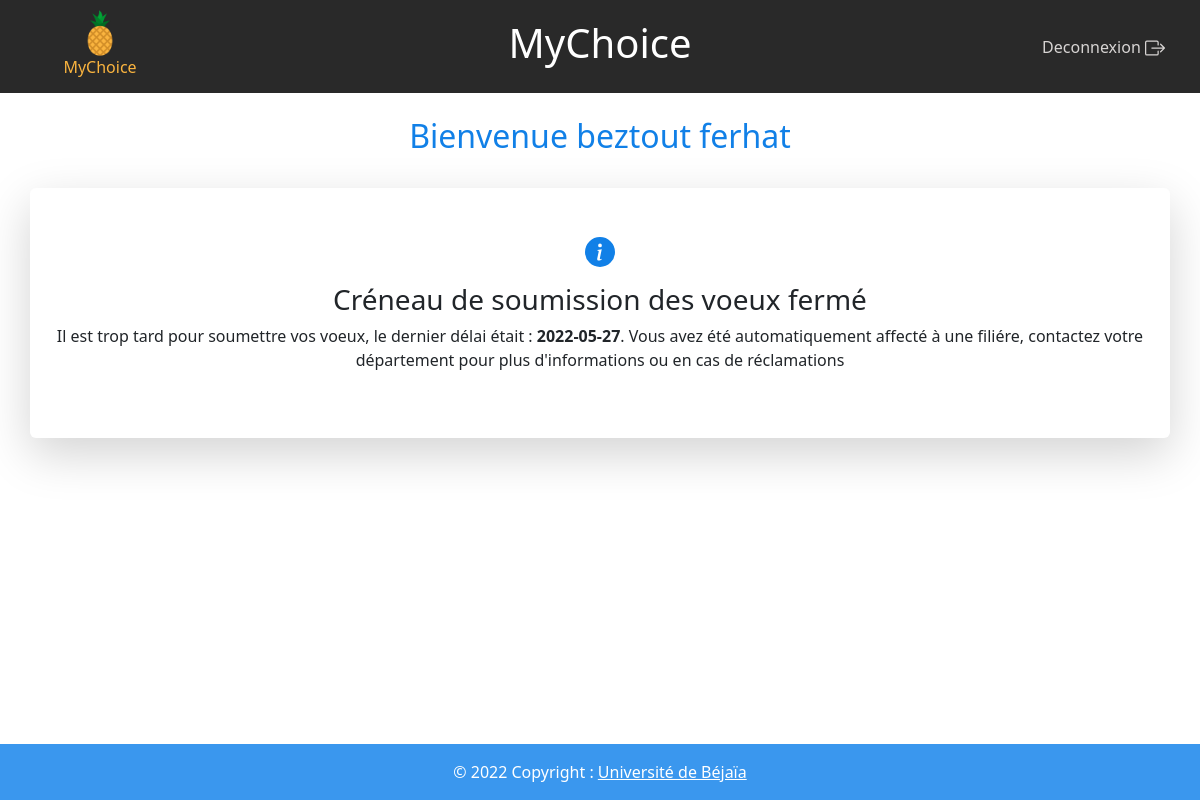
The page /mafiche (signed in) on the database its author committed.
### tables this page shows
CREATE TABLE Utilisateur (
	idUser int NOT NULL AUTO_INCREMENT ,
	nom varchar(30) NOT NULL,
	prenom varchar(30) NOT NULL,
	dateNaiss date NOT NULL,
	email varchar(90) NOT NULL UNIQUE,
	password varchar(40) NOT NULL,
	isAdmin boolean NOT NULL default false,
	userType varchar(30) NOT NULL default 'etd',
	licenceTrois boolean default false,
	anneeCourante int,
	specialiteCourante int,
	specialiteFuture int,
	
	CONSTRAINT pk_utilisateur PRIMARY KEY (idUser),
	CONSTRAINT fk_utilisateur_anneeEtud FOREIGN KEY(anneeCourante) REFERENCES AnneeEtud(idAnneeEtud) ON DELETE SET NULL ON UPDATE CASCADE,
	CONSTRAINT fk_utilisateur_specialite1 FOREIGN KEY(specialiteCourante) REFERENCES Specialite(idSpecialite) ON DELETE SET NULL ON UPDATE CASCADE,
	CONSTRAINT fk_utilisateur_specialite2 FOREIGN KEY(specialiteFuture) REFERENCES Specialite(idSpecialite) ON DELETE SET NULL ON UPDATE CASCADE
	
	) AUTO_INCREMENT=1000 ,;

CREATE TABLE FicheVoeux (
	idFiche int NOT NULL AUTO_INCREMENT,
	intituleFiche varchar(100) NOT NULL,
	DateDebut date NOT NULL,
	DateFin date NOT NULL,
	acheve boolean default false,
	Destination int NOT NULL,
	
	CONSTRAINT pk_FicheVoeux PRIMARY KEY (idFiche),
	CONSTRAINT fk_FicheVoeux_specialite FOREIGN KEY (Destination) REFERENCES Specialite(idSpecialite) ON DELETE CASCADE ON UPDATE CASCADE
	);

### queries/utilisateurs.php (called while the page is built, shortened)
<?php
    include_once __DIR__.'/../Model/connexionBDD.php';
    function getUserById($id) {
        global $bdd;
        try {
            $request = $bdd->prepare("SELECT * FROM Utilisateur WHERE idUser=?");
            $request->execute(array($id));
            $result = $request->fetch(PDO::FETCH_OBJ);
            return $result;
        } catch (PDOException $e) {
            echo $e;
        }
    }
?>

### queries/fiches.php (called while the page is built, shortened)
<?php
    include_once __DIR__.'/../Model/connexionBDD.php';
function getFichesBySpecialite($specia) {
    global $bdd;
    try {
        $request = $bdd->prepare("SELECT * FROM FicheVoeux WHERE Destination=?");
        $request->execute(array($specia));
        $result = $request->fetchAll(PDO::FETCH_OBJ);
        return $result;
    } catch (PDOException $e) {
        echo $e;
    }
}
?>

### queries/voeux.php (called while the page is built, shortened)
<?php
    include_once __DIR__.'/../Model/connexionBDD.php';
function getVoeuxByUserFiche($idUser,$idFiche) {
    global $bdd;
    try {
        $request = $bdd->prepare("SELECT * FROM Voeux WHERE idUser=? AND idFiche=?");
        $request->execute(array($idUser,$idFiche));
        $result = $request->fetchAll(PDO::FETCH_OBJ);
        return $result;
    } catch (PDOException $e) {
        echo $e;
    }
}
?>

### mafiche/index.php (the view, shortened to what this page needs)
<?php
include_once '../Controller/specialites.php';
include_once '../queries/utilisateurs.php';
include_once '../queries/fiches.php';
include_once '../queries/specialite.php';
include_once '../queries/voeux.php';
$idUser = $_SESSION['id'];
$today = date('Y-m-d');
$user = getUserById($idUser);
$nomUser = $user->nom;
$prenomUser = $user->prenom;
$SpeciaUser = $user->specialiteCourante;
$ficheVoeux =  getFichesBySpecialite($SpeciaUser);
$trouve = false;
$dateD = false;
global $fiche;
if (!$trouve) {
    foreach ($ficheVoeux as $f) {
        if ($today < $f->DateDebut) {
            $dateD = true;
            $fiche = $f;
            break;
        } elseif ($today > $f->DateFin) {
            $dateF = true;
            $fiche = $f;
            break;
        }
    }
}
$dejaValide = (int)getVoeuxByUserFiche($idUser, $fiche->idFiche);
?>
<!DOCTYPE html>
<html lang="en">
<head>
    <link rel="stylesheet" href="../bootstrap/css/bootstrap.css">
    <link rel="stylesheet" href="../styles/mafiche.css">
</head>
<body>
    <div class="container-fluid monNavBar">
        <nav class="monNavBar row navbar">
            <div class="col-2 col-sm-2 d-flex justify-content-center align-items-center row mx-auto">
                <div class="col-12 text-center"><img src="../img/ananas.png" width="50" height="50" class="d-inline-block align-top" alt=""></div>
                <div class="titre-logo col-12">
                    <h6 class="text-center">MyChoice</h6>
                </div>
            </div>
            <div class="col-4 col-sm-8">
                <h1 class="d-none d-sm-block titre-page-connexion text-center">MyChoice</h1>
            </div>
            <div class="col-6 col-sm-2 text-center">
                <a class="nav-link deconnect" href="http:\\myChoice\Controller\deconnexion.php">
                    Deconnexion </a>
            </div>
        </nav>
    </div>
    <div class="container py-4 text-center">
        <h2 class="titrePage">Bienvenue <?= $nomUser . ' ' . $prenomUser ?></h2>
    </div>
    <?php
    if ($dejaValide) {
        afficherDejaValide($idUser);
    } else {
        remplirSpecialiteFiche();
    }
    ?>
    <?php include_once '../View/footer.php' ?>
</body>
</html>

### Controller/specialites.php (shortened to what this page needs)
<?php
function remplirSpecialiteFiche() {
    global $listSpecialite;
    global $trouve;
    global $dateD;
    global $dateF;
    global $fiche;
        if ($trouve && !$listSpecialite) {
        echo '<div class="container d-flex justify-content-center align-items-center monContainer flex-column shadow-lg p-3 mb-5 bg-body rounded">
        <div  class="mb-3">
            <svg xmlns="http://www.w3.org/2000/svg" width="30" height="30" fill="rgb(17, 128, 231)" class="bi bi-info-circle-fill" viewBox="0 0 16 16">
                <path d="M8 16A8 8 0 1 0 8 0a8 8 0 0 0 0 16zm.93-9.412-1 4.705c-.07.34.029.533.304.533.194 0 .487-.07.686-.246l-.088.416c-.287.346-.92.598-1.465.598-.703 0-1.002-.422-.808-1.319l.738-3.468c.064-.293.006-.399-.287-.47l-.451-.081.082-.381 2.29-.287zM8 5.5a1 1 0 1 1 0-2 1 1 0 0 1 0 2z" />
            </svg>
        </div>
        <h3 class="text-center">Fiche de voeux pas encore prête</h3>
        <p class="text-center">Revenez plus tard ou contactez votre département pour plus d\'informations</p>
    </div>';
    } elseif (!$trouve) {
        if ($dateD) {
            echo '<div class="container d-flex justify-content-center align-items-center monContainer flex-column shadow-lg p-3 mb-5 bg-body rounded">
            <div  class="mb-3">
                <svg xmlns="http://www.w3.org/2000/svg" width="30" height="30" fill="rgb(17, 128, 231)" class="bi bi-info-circle-fill" viewBox="0 0 16 16">
                    <path d="M8 16A8 8 0 1 0 8 0a8 8 0 0 0 0 16zm.93-9.412-1 4.705c-.07.34.029.533.304.533.194 0 .487-.07.686-.246l-.088.416c-.287.346-.92.598-1.465.598-.703 0-1.002-.422-.808-1.319l.738-3.468c.064-.293.006-.399-.287-.47l-.451-.081.082-.381 2.29-.287zM8 5.5a1 1 0 1 1 0-2 1 1 0 0 1 0 2z" />
                </svg>
            </div>
            <h3 class="text-center">Créneau de soumission des voeux pas encore ouvert</h3>
            <p class="text-center">La date de début de soumission des voeux est : <b>'.$fiche->DateDebut.'</b></p>
        </div>';
        } elseif ($dateF) {
            echo '<div class="container d-flex justify-content-center align-items-center monContainer flex-column shadow-lg p-3 mb-5 bg-body rounded">
            <div  class="mb-3">
                <svg xmlns="http://www.w3.org/2000/svg" width="30" height="30" fill="rgb(17, 128, 231)" class="bi bi-info-circle-fill" viewBox="0 0 16 16">
                    <path d="M8 16A8 8 0 1 0 8 0a8 8 0 0 0 0 16zm.93-9.412-1 4.705c-.07.34.029.533.304.533.194 0 .487-.07.686-.246l-.088.416c-.287.346-.92.598-1.465.598-.703 0-1.002-.422-.808-1.319l.738-3.468c.064-.293.006-.399-.287-.47l-.451-.081.082-.381 2.29-.287zM8 5.5a1 1 0 1 1 0-2 1 1 0 0 1 0 2z" />
                </svg>
            </div>
            <h3 class="text-center">Créneau de soumission des voeux fermé</h3>
            <p class="text-center">Il est trop tard pour soumettre vos voeux, le dernier délai était : <b>'.$fiche->DateFin.'</b>. Vous avez été automatiquement affecté à une filiére, contactez votre département pour plus d\'informations ou en cas de réclamations</p>
        </div>';
        }
    }
}

### styles/mafiche.css (style rules this page uses)
.titre-logo { color:rgb(250, 180, 63) !important; }
.titre-page-connexion { color: white; }
.monNavBar { background-color: rgba(0, 0, 0, 0.6) !important; }
body { display:flex; min-height:100vh; flex-direction: column; }
.deconnect { margin-left: 12px; margin-right: 5px; color:rgba(247, 243, 242, 0.849); }
.titrePage { color: rgb(17, 128, 231); }
.monContainer { min-height:250px; }

### rows shown on the page
utilisateur: nom "beztout", prenom "ferhat"
fichevoeux: DateFin "2022-05-27"
